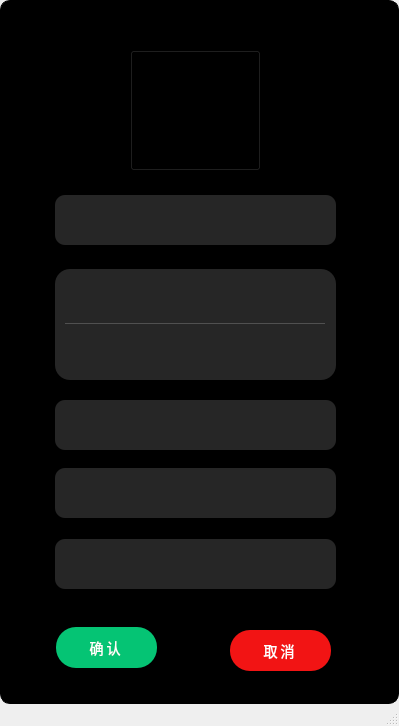
<?xml version="1.0" encoding="UTF-8"?>
<ui version="4.0">
 <class>AddEditWindowClass</class>
 <widget class="QMainWindow" name="AddEditWindowClass">
  <property name="geometry">
   <rect>
    <x>0</x>
    <y>0</y>
    <width>399</width>
    <height>726</height>
   </rect>
  </property>
  <property name="windowTitle">
   <string>AddEditWindow</string>
  </property>
  <property name="styleSheet">
   <string notr="true">#centralWidget { 
	background-color: rgba(0, 0, 0, 1);
	border-radius: 10px;
	border: 1px solid black;
}</string>
  </property>
  <widget class="QWidget" name="centralWidget">
   <widget class="QLabel" name="avatarLabel">
    <property name="geometry">
     <rect>
      <x>150</x>
      <y>60</y>
      <width>91</width>
      <height>91</height>
     </rect>
    </property>
    <property name="styleSheet">
     <string notr="true">#avatarLabel {
	background-image: url(:/ContactManagementSys/Assets/Images/avatar.jpg);
	background-repeat: no-repeat;
	background-position: center center;
	border-radius: 50%;
}</string>
    </property>
    <property name="text">
     <string/>
    </property>
   </widget>
   <widget class="QLineEdit" name="tbNameBg">
    <property name="enabled">
     <bool>false</bool>
    </property>
    <property name="geometry">
     <rect>
      <x>40</x>
      <y>180</y>
      <width>311</width>
      <height>80</height>
     </rect>
    </property>
    <property name="styleSheet">
     <string notr="true">QLineEdit#tbNameBg {
    background-color: #262626;
    border-radius: 10px;
    margin: 15px;
    font-family: Microsoft Yahei;
    color: white;
}</string>
    </property>
   </widget>
   <widget class="QLineEdit" name="tbName">
    <property name="geometry">
     <rect>
      <x>50</x>
      <y>180</y>
      <width>281</width>
      <height>80</height>
     </rect>
    </property>
    <property name="styleSheet">
     <string notr="true">QLineEdit#tbName {
    background-color: transparent;
    border-radius: 15px;
    margin: 15px;
    font-family: Microsoft Yahei;
	font-size: 14px;
    background-image: url(:/ContactManagementSys/Assets/Images/user.png);
    background-repeat: no-repeat;
    background-position: left center;
    padding-left: 20px;
    color: white;
}
QLineEdit#tbName::clearButton {
	position: right;
	margin-left: -30px;
    background-image: url(:/ContactManagementSys/Assets/Images/delete_fill.png);
}
QLineEdit#tbName::clearButton:hover {
    background-image: url(:/ContactManagementSys/Assets/Images/delete_fill_hover.png);
}
</string>
    </property>
   </widget>
   <widget class="QWidget" name="companyBg" native="true">
    <property name="geometry">
     <rect>
      <x>55</x>
      <y>269</y>
      <width>281</width>
      <height>111</height>
     </rect>
    </property>
    <property name="styleSheet">
     <string notr="true">#companyBg {
	background-color: #262626;
	border-radius: 15px;
}</string>
    </property>
    <widget class="QLineEdit" name="tbComName">
     <property name="geometry">
      <rect>
       <x>-5</x>
       <y>-3</y>
       <width>281</width>
       <height>61</height>
      </rect>
     </property>
     <property name="styleSheet">
      <string notr="true">QLineEdit#tbComName {
    background-color: transparent;
    border-radius: 15px;
    margin: 15px;
    font-family: Microsoft Yahei;
    background-image: url(:/ContactManagementSys/Assets/Images/company.png);
	font-size: 14px;
    background-repeat: no-repeat;
    background-position: left center;
    padding-left: 20px;
    color: white;
}
QLineEdit#tbComName::clearButton {
	position: right;
	margin-left: -30px;
    background-image: url(:/ContactManagementSys/Assets/Images/delete_fill.png);
}
QLineEdit#tbComName::clearButton:hover {
    background-image: url(:/ContactManagementSys/Assets/Images/delete_fill_hover.png);
}
</string>
     </property>
    </widget>
    <widget class="QLabel" name="line">
     <property name="geometry">
      <rect>
       <x>10</x>
       <y>54</y>
       <width>260</width>
       <height>10</height>
      </rect>
     </property>
     <property name="styleSheet">
      <string notr="true">#line {
	border-top: 1px solid rgb(80, 80, 80);
}</string>
     </property>
     <property name="text">
      <string/>
     </property>
    </widget>
    <widget class="QLineEdit" name="tbComPos">
     <property name="geometry">
      <rect>
       <x>-6</x>
       <y>57</y>
       <width>281</width>
       <height>61</height>
      </rect>
     </property>
     <property name="styleSheet">
      <string notr="true">QLineEdit#tbComPos {
    background-color: transparent;
    border-radius: 15px;
    margin: 15px;
    font-family: Microsoft Yahei;
    background-image: url(:/ContactManagementSys/Assets/Images/position.png);
    background-repeat: no-repeat;
    background-position: left center;
    padding-left: 20px;
	font-size: 14px;
    color: white;
}
QLineEdit#tbComPos::clearButton {
	position: right;
	margin-left: -30px;
    background-image: url(:/ContactManagementSys/Assets/Images/delete_fill.png);
}
QLineEdit#tbComPos::clearButton:hover {
    background-image: url(:/ContactManagementSys/Assets/Images/delete_fill_hover.png);
}
</string>
     </property>
    </widget>
    <zorder>tbComPos</zorder>
    <zorder>tbComName</zorder>
    <zorder>line</zorder>
   </widget>
   <widget class="QLineEdit" name="tbPhone">
    <property name="geometry">
     <rect>
      <x>50</x>
      <y>385</y>
      <width>281</width>
      <height>80</height>
     </rect>
    </property>
    <property name="styleSheet">
     <string notr="true">QLineEdit#tbPhone {
    background-color: transparent;
    border-radius: 15px;
    margin: 15px;
    font-family: Microsoft Yahei;
    background-image: url(:/ContactManagementSys/Assets/Images/phone.png);
    background-repeat: no-repeat;
    background-position: left center;
    padding-left: 20px;
    color: white;
	font-size: 14px;
}
QLineEdit#tbPhone::clearButton {
	position: right;
	margin-left: -30px;
    background-image: url(:/ContactManagementSys/Assets/Images/delete_fill.png);
}
QLineEdit#tbPhone::clearButton:hover {
    background-image: url(:/ContactManagementSys/Assets/Images/delete_fill_hover.png);
}
</string>
    </property>
   </widget>
   <widget class="QLineEdit" name="tbPhoneBg">
    <property name="enabled">
     <bool>false</bool>
    </property>
    <property name="geometry">
     <rect>
      <x>40</x>
      <y>385</y>
      <width>311</width>
      <height>80</height>
     </rect>
    </property>
    <property name="styleSheet">
     <string notr="true">QLineEdit#tbPhoneBg {
    background-color: #262626;
    border-radius: 10px;
    margin: 15px;
    font-family: Microsoft Yahei;
    color: white;
}</string>
    </property>
   </widget>
   <widget class="QLineEdit" name="tbEmailBg">
    <property name="enabled">
     <bool>false</bool>
    </property>
    <property name="geometry">
     <rect>
      <x>40</x>
      <y>453</y>
      <width>311</width>
      <height>80</height>
     </rect>
    </property>
    <property name="styleSheet">
     <string notr="true">QLineEdit#tbEmailBg {
    background-color: #262626;
    border-radius: 10px;
    margin: 15px;
    font-family: Microsoft Yahei;
    color: white;
}</string>
    </property>
   </widget>
   <widget class="QLineEdit" name="tbEmail">
    <property name="geometry">
     <rect>
      <x>50</x>
      <y>453</y>
      <width>281</width>
      <height>80</height>
     </rect>
    </property>
    <property name="styleSheet">
     <string notr="true">QLineEdit#tbEmail {
    background-color: transparent;
    border-radius: 15px;
    margin: 15px;
    font-family: Microsoft Yahei;
    background-image: url(:/ContactManagementSys/Assets/Images/email.png);
    background-repeat: no-repeat;
    background-position: left center;
    padding-left: 20px;
    color: white;
	font-size: 14px;
}
QLineEdit#tbEmail::clearButton {
	position: right;
	margin-left: -30px;
    background-image: url(:/ContactManagementSys/Assets/Images/delete_fill.png);
}
QLineEdit#tbEmail::clearButton:hover {
    background-image: url(:/ContactManagementSys/Assets/Images/delete_fill_hover.png);
}
</string>
    </property>
   </widget>
   <widget class="QLineEdit" name="tbAddressBg">
    <property name="enabled">
     <bool>false</bool>
    </property>
    <property name="geometry">
     <rect>
      <x>40</x>
      <y>524</y>
      <width>311</width>
      <height>80</height>
     </rect>
    </property>
    <property name="styleSheet">
     <string notr="true">QLineEdit#tbAddressBg {
    background-color: #262626;
    border-radius: 10px;
    margin: 15px;
    font-family: Microsoft Yahei;
    color: white;
}</string>
    </property>
   </widget>
   <widget class="QLineEdit" name="tbAddress">
    <property name="geometry">
     <rect>
      <x>50</x>
      <y>525</y>
      <width>281</width>
      <height>80</height>
     </rect>
    </property>
    <property name="styleSheet">
     <string notr="true">QLineEdit#tbAddress {
    background-color: transparent;
    border-radius: 15px;
    margin: 15px;
    font-family: Microsoft Yahei;
    background-image: url(:/ContactManagementSys/Assets/Images/address.png);
    background-repeat: no-repeat;
    background-position: left center;
    padding-left: 20px;
    color: white;
	font-size: 14px;
}
QLineEdit#tbAddress::clearButton {
	position: right;
	margin-left: -30px;
    background-image: url(:/ContactManagementSys/Assets/Images/delete_fill.png);
}
QLineEdit#tbAddress::clearButton:hover {
    background-image: url(:/ContactManagementSys/Assets/Images/delete_fill_hover.png);
}
</string>
    </property>
   </widget>
   <widget class="QPushButton" name="saveBtn">
    <property name="geometry">
     <rect>
      <x>56</x>
      <y>627</y>
      <width>101</width>
      <height>41</height>
     </rect>
    </property>
    <property name="styleSheet">
     <string notr="true">#saveBtn {
	border-radius: 20px;
	background-color: #05c474;
	color: white;
	font-family: Microsoft Yahei;
	font-size: 14px;
	letter-spacing: 3px;
	cursor: pointer;
}
#saveBtn::hover {
	background-color: #069458;
}
#saveBtn::pressed {
	background-color: #057546;
}</string>
    </property>
    <property name="text">
     <string>确认</string>
    </property>
   </widget>
   <widget class="QPushButton" name="cancelBtn">
    <property name="geometry">
     <rect>
      <x>230</x>
      <y>630</y>
      <width>101</width>
      <height>41</height>
     </rect>
    </property>
    <property name="styleSheet">
     <string notr="true">#cancelBtn {
	border-radius: 20px;
	background-color: #f21414;
	color: white;
	font-family: Microsoft Yahei;
	font-size: 14px;
	letter-spacing: 3px;
	cursor: pointer;
}
#cancelBtn::hover {
	background-color: #bf1111;
}
#saveBtn::pressed {
	background-color: #990e0e;
}</string>
    </property>
    <property name="text">
     <string>取消</string>
    </property>
   </widget>
   <widget class="QPushButton" name="chooseAvatarBtn">
    <property name="geometry">
     <rect>
      <x>130</x>
      <y>50</y>
      <width>131</width>
      <height>121</height>
     </rect>
    </property>
    <property name="styleSheet">
     <string notr="true">#chooseAvatarBtn {
	background-color: transparent;
}</string>
    </property>
    <property name="text">
     <string/>
    </property>
   </widget>
   <zorder>tbAddressBg</zorder>
   <zorder>avatarLabel</zorder>
   <zorder>tbNameBg</zorder>
   <zorder>tbName</zorder>
   <zorder>companyBg</zorder>
   <zorder>tbPhoneBg</zorder>
   <zorder>tbPhone</zorder>
   <zorder>tbEmailBg</zorder>
   <zorder>tbEmail</zorder>
   <zorder>tbAddress</zorder>
   <zorder>saveBtn</zorder>
   <zorder>cancelBtn</zorder>
   <zorder>chooseAvatarBtn</zorder>
  </widget>
  <widget class="QStatusBar" name="statusBar"/>
 </widget>
 <layoutdefault spacing="6" margin="11"/>
 <resources>
  <include location="ContactManagementSys.qrc"/>
 </resources>
 <connections/>
</ui>
